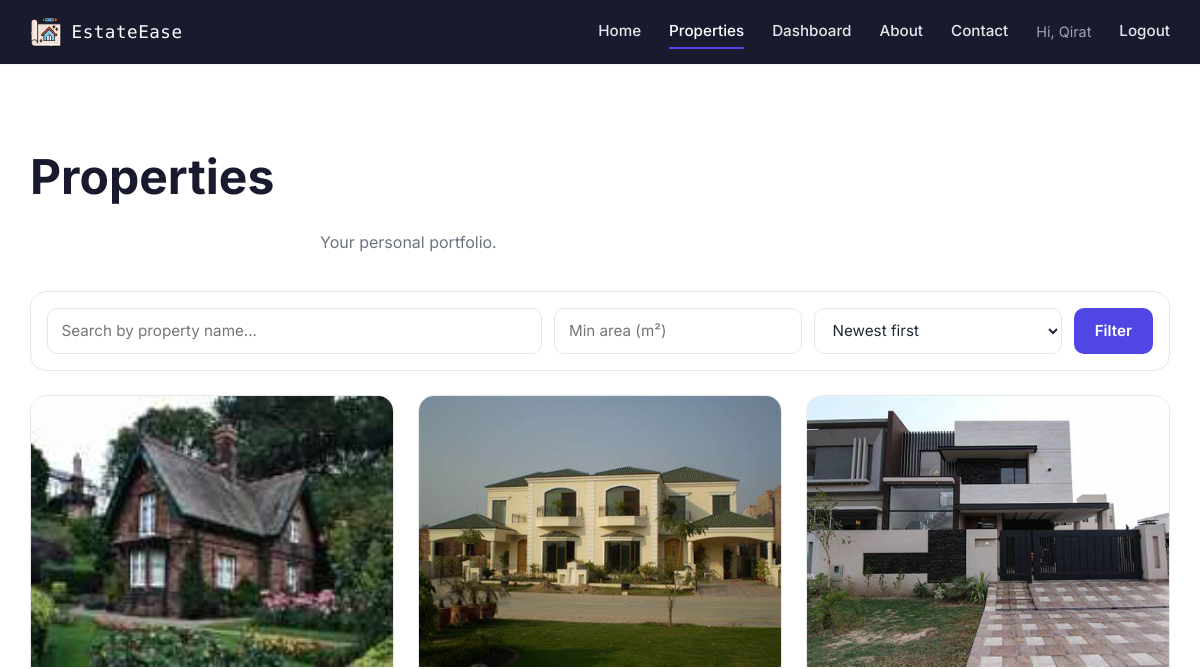
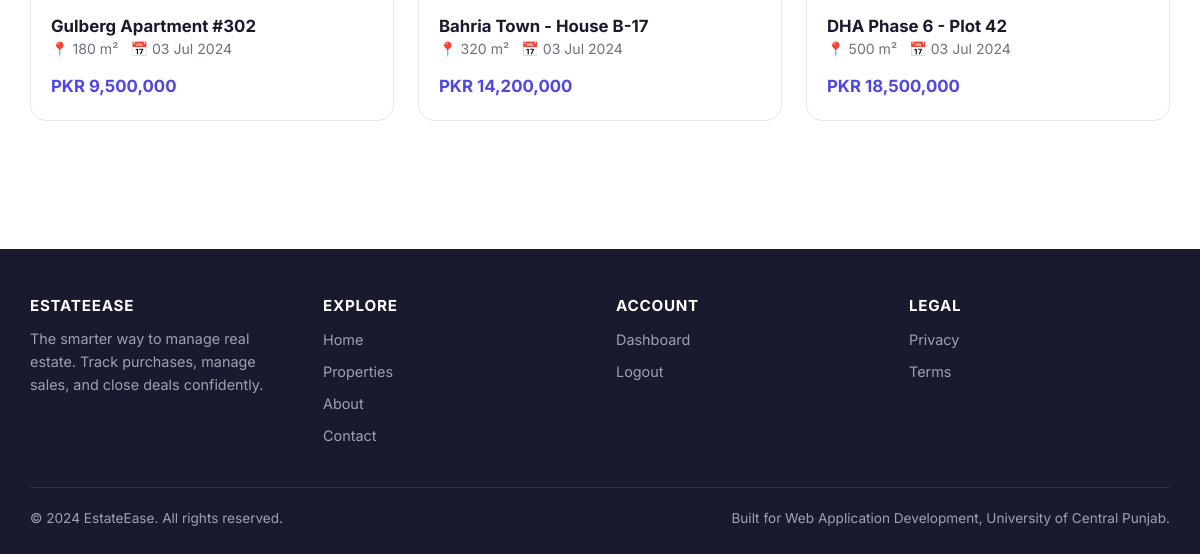
The page /app/properties.php?scope=mine (signed in) on the database as committed earlier (2 pictures, top to bottom).
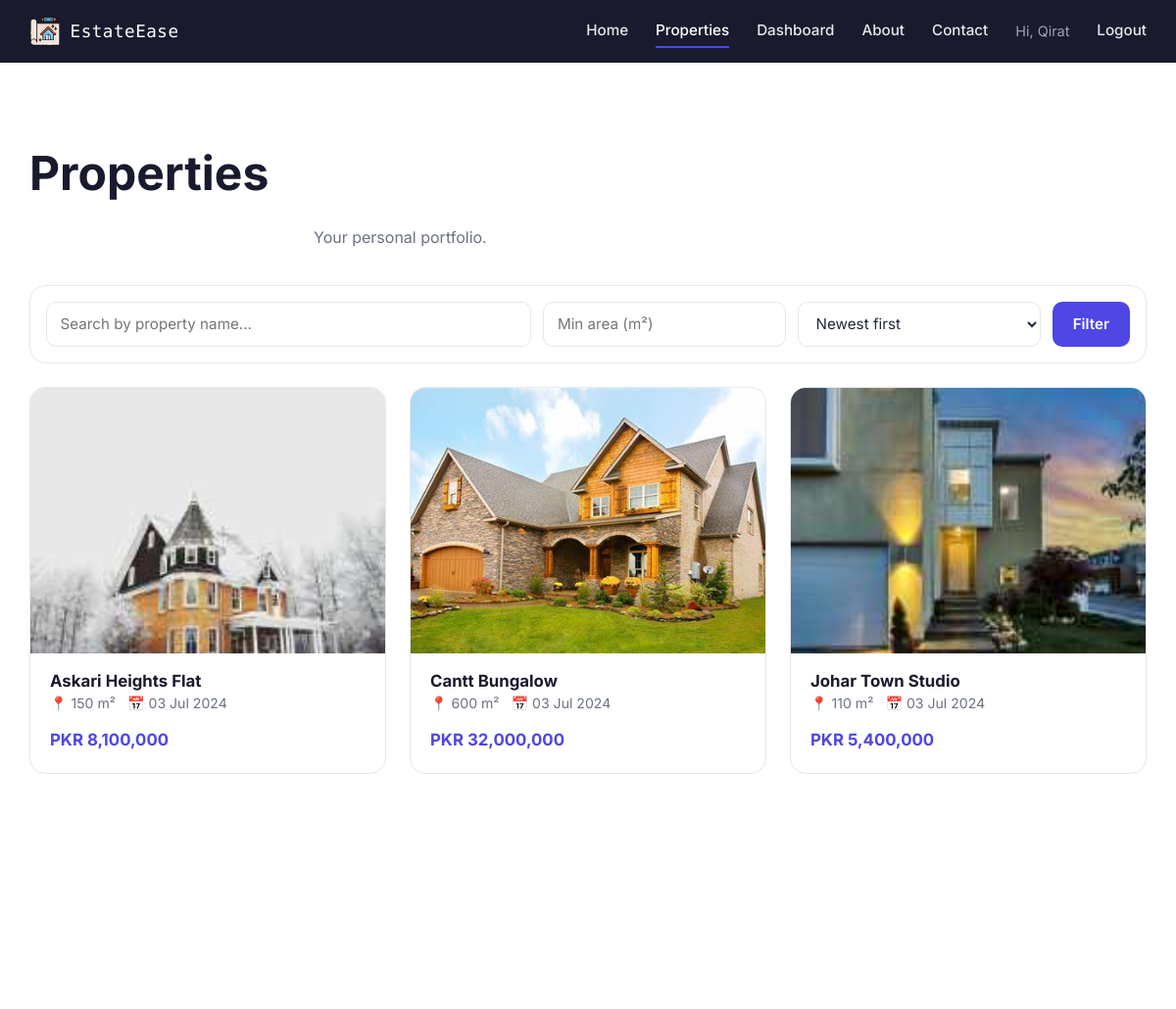
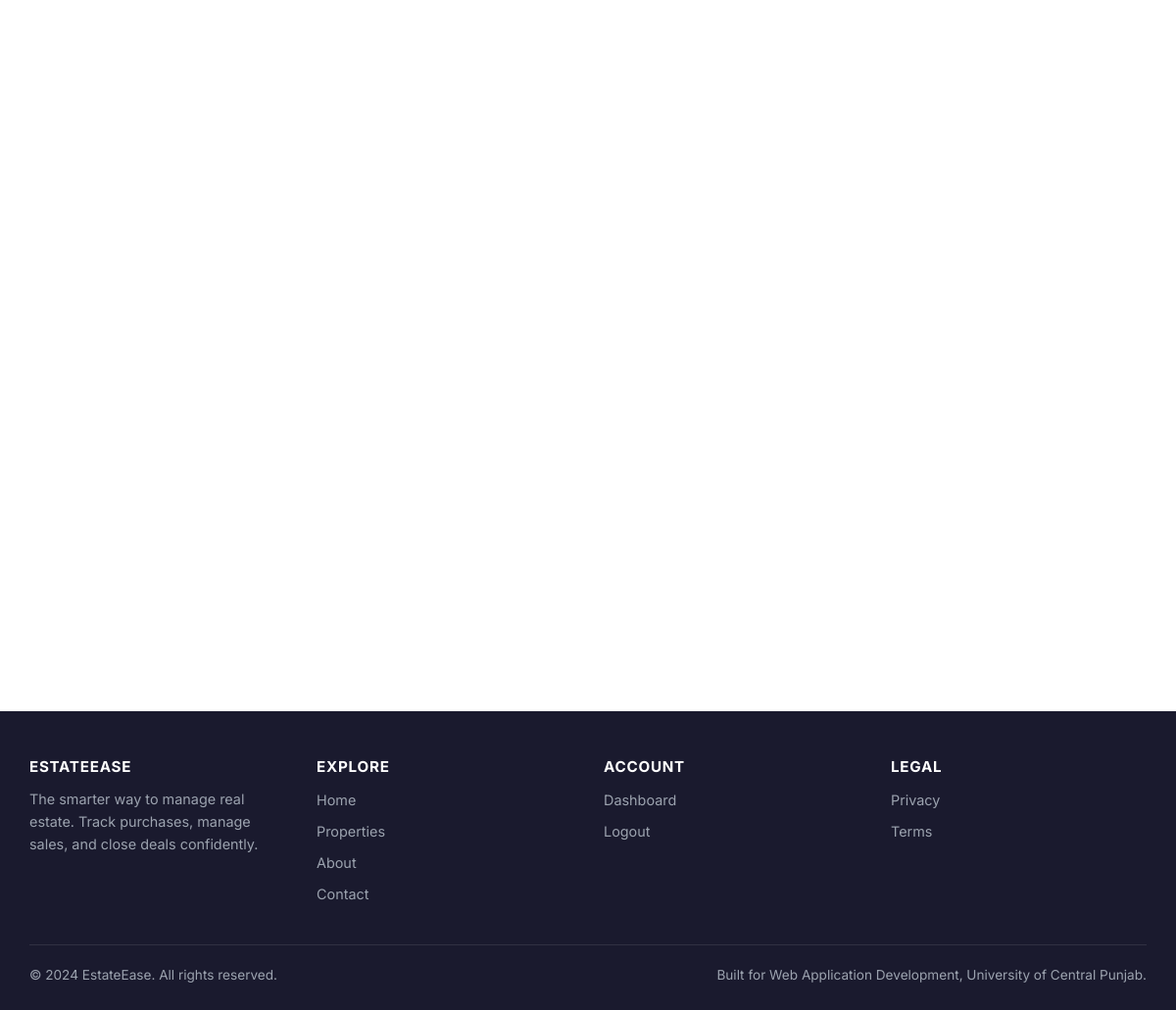
The same page on the database as committed later (2 pictures, top to bottom).
### tables this page shows
CREATE TABLE purchase (
    id             INT UNSIGNED        NOT NULL AUTO_INCREMENT,
    user_id        INT UNSIGNED        NOT NULL,
    name           VARCHAR(120)        NOT NULL,
    total_amount   DECIMAL(14, 2)      NOT NULL,
    area_sqm       INT UNSIGNED        NOT NULL,
    purchase_date  DATE                NOT NULL,
    photo          VARCHAR(255)        DEFAULT NULL,
    created_at     TIMESTAMP           NOT NULL DEFAULT CURRENT_TIMESTAMP,

    PRIMARY KEY (id),
    KEY idx_purchase_user (user_id),
    KEY idx_purchase_date (purchase_date),

    CONSTRAINT fk_purchase_user
        FOREIGN KEY (user_id) REFERENCES users (id)
        ON DELETE CASCADE ON UPDATE CASCADE,

    CONSTRAINT chk_purchase_amount CHECK (total_amount > 0),
    CONSTRAINT chk_purchase_area   CHECK (area_sqm     > 0)
);

### app/includes/helpers.php (called while the page is built, shortened)
<?php
function e(?string $value): string
{
    return htmlspecialchars((string) $value, ENT_QUOTES | ENT_SUBSTITUTE, 'UTF-8');
}
function format_money(int|float $amount, string $currency = 'PKR'): string
{
    return $currency . ' ' . number_format((float) $amount, 0);
}
function format_date(string $dateString): string
{
    $time = strtotime($dateString);
    return $time ? date('d M Y', $time) : $dateString;
}

### app/includes/auth.php (called while the page is built, shortened)
<?php
function user_id(): ?int
{
    return isset($_SESSION['user_id']) ? (int) $_SESSION['user_id'] : null;
}
function is_logged_in(): bool
{
    return user_id() !== null;
}

### app/includes/db.php (called while the page is built, shortened)
<?php
function db(): PDO
{
    static $pdo = null;
    $dsn = sprintf(
        'mysql:host=%s;port=%s;dbname=%s;charset=utf8mb4',
        DB_HOST,
        DB_PORT,
        DB_NAME
    );
    $options = [
        PDO::ATTR_ERRMODE            => PDO::ERRMODE_EXCEPTION,
        PDO::ATTR_DEFAULT_FETCH_MODE => PDO::FETCH_ASSOC,
        PDO::ATTR_EMULATE_PREPARES   => false,
    ];
    try {
        $pdo = new PDO($dsn, DB_USER, DB_PASS, $options);
    } catch (PDOException $e) {
        error_log('DB connection failed: ' . $e->getMessage());
        http_response_code(503);
        die('Database unavailable. Check app/includes/config.php credentials.');
    }
    return $pdo;
}
function db_fetch_all(string $sql, array $params = []): array
{
    $stmt = db()->prepare($sql);
    $stmt->execute($params);
    return $stmt->fetchAll();
}

### app/properties.php (the view, shortened to what this page needs)
<?php
$scope     = $_GET['scope'] ?? 'all';
$search    = trim((string) ($_GET['q'] ?? ''));
$minArea   = (int) ($_GET['min_area'] ?? 0);
$sort      = $_GET['sort'] ?? 'recent';
$where   = [];
$params  = [];
if ($scope === 'mine' && is_logged_in()) {
    $where[]          = 'user_id = :uid';
    $params[':uid']   = (int) user_id();
}
$sortSql = match ($sort) {
    'price_asc'  => 'total_amount ASC',
    'price_desc' => 'total_amount DESC',
    'area_desc'  => 'area_sqm DESC',
    default       => 'id DESC',
};
$sql = 'SELECT id, name, area_sqm, total_amount, photo, created_at FROM purchase';
if ($where) {
    $sql .= ' WHERE ' . implode(' AND ', $where);
}
$sql .= ' ORDER BY ' . $sortSql . ' LIMIT 60';
try {
    $rows = db_fetch_all($sql, $params);
} catch (Throwable $e) {
    $rows = [];
    flash_set('error', 'Could not load properties. Did you run database/schema.sql?');
}
$active     = 'properties';
include __DIR__ . '/includes/header.php';
?>
<section class="section">
    <div class="container">
        <div class="section-heading section-heading--left">
            <h1>Properties</h1>
            <p><?= $scope === 'mine' ? 'Your personal portfolio.' : 'All listings across the portal.' ?></p>
        </div>
        <form class="filter-bar" method="get" action="properties.php">
            <input class="form__input" type="search" name="q" placeholder="Search by property name..."
                   value="<?= e($search) ?>">
            <input class="form__input" type="number" name="min_area" placeholder="Min area (m&#178;)"
                   value="<?= $minArea > 0 ? (int) $minArea : '' ?>">
            <select class="form__select" name="sort">
                <option value="recent"     <?= $sort === 'recent'     ? 'selected' : '' ?>>Newest first</option>
            </select>
            <button class="btn btn--primary" type="submit">Filter</button>
        </form>
        <?php if (!$rows): ?>
            <div class="empty-state">
                <p>No properties matched your filters.</p>
                <?php if (is_logged_in()): ?>
                    <a class="btn btn--primary mt-2" href="add_purchase.php">Add your first property</a>
                <?php else: ?>
                    <a class="btn btn--primary mt-2" href="signup.php">Create an account to add listings</a>
                <?php endif; ?>
            </div>
        <?php else: ?>
            <div class="grid grid--cards">
                <?php foreach ($rows as $row): ?>
                    <article class="card">
                        <div class="card__media">
                            <?php $photo = $row['photo'] ? UPLOAD_URL . '/' . e($row['photo']) : 'assets/images/placeholder.svg'; ?>
                            <img src="<?= $photo ?>" alt="<?= e($row['name']) ?>" loading="lazy">
                        </div>
                        <div class="card__body">
                            <h3 class="card__title"><?= e($row['name']) ?></h3>
                            <div class="card__meta">
                                <span>&#128205; <?= (int) $row['area_sqm'] ?> m&#178;</span>
                                <span>&#128197; <?= e(format_date($row['created_at'])) ?></span>
                            </div>
                            <div class="card__price"><?= e(format_money((float) $row['total_amount'])) ?></div>
                        </div>
                    </article>
                <?php endforeach; ?>
            </div>
        <?php endif; ?>
    </div>
</section>
<?php include __DIR__ . '/includes/footer.php'; ?>

### app/includes/header.php (shortened to what this page needs)
<?php
$active     = $active     ?? '';
?>
<!DOCTYPE html>
<html lang="en">
<head>
    <link rel="stylesheet" href="assets/css/styles.css">
</head>
<body>
<header class="navbar">
    <div class="container navbar__inner">
        <a class="brand" href="index.php">
            <img src="assets/images/logo.svg" alt="<?= e(APP_NAME) ?> logo" class="brand__logo">
            <span class="brand__name"><?= e(APP_NAME) ?></span>
        </a>
        <nav class="nav__links" id="primary-nav">
            <a href="index.php"      class="<?= $active === 'home'       ? 'is-active' : '' ?>">Home</a>
            <a href="properties.php" class="<?= $active === 'properties' ? 'is-active' : '' ?>">Properties</a>
            <?php if (is_logged_in()): ?>
                <a href="dashboard.php"  class="<?= $active === 'dashboard'  ? 'is-active' : '' ?>">Dashboard</a>
            <?php endif; ?>
            <a href="about.php"      class="<?= $active === 'about'      ? 'is-active' : '' ?>">About</a>
            <a href="contact.php"    class="<?= $active === 'contact'    ? 'is-active' : '' ?>">Contact</a>
            <?php if (is_logged_in()): ?>
                <span class="muted" style="color:#9ca3af;font-size:0.9rem;">Hi, <?= e($_SESSION['first_name'] ?? 'there') ?></span>
                <a href="actions/logout.php" class="nav__cta">Logout</a>
            <?php else: ?>
                <a href="login.php" class="btn btn--ghost btn--sm nav__cta">Sign In</a>
            <?php endif; ?>
        </nav>
    </div>
</header>
<main>
    <div class="container" style="padding-top:1.25rem;">
    </div>

### app/includes/footer.php (shortened to what this page needs)
</main>
<footer class="footer">
    <div class="container">
        <div class="footer__cols">
            <div>
                <h4><?= e(APP_NAME) ?></h4>
                <p class="muted" style="color:#9ca3af;font-size:0.9rem;">
                    <?= e(APP_TAGLINE) ?>. Track purchases, manage sales, and close deals confidently.
                </p>
            </div>
            <div>
                <h4>Explore</h4>
                <ul>
                    <li><a href="index.php">Home</a></li>
                    <li><a href="properties.php">Properties</a></li>
                    <li><a href="about.php">About</a></li>
                    <li><a href="contact.php">Contact</a></li>
                </ul>
            </div>
            <div>
                <h4>Account</h4>
                <ul>
                    <?php if (is_logged_in()): ?>
                        <li><a href="dashboard.php">Dashboard</a></li>
                        <li><a href="actions/logout.php">Logout</a></li>
                    <?php else: ?>
                        <li><a href="login.php">Sign In</a></li>
                        <li><a href="signup.php">Register</a></li>
                        <li><a href="forgot_password.php">Forgot password</a></li>
                    <?php endif; ?>
                </ul>
            </div>
            <div>
                <h4>Legal</h4>
                <ul>
                    <li><a href="privacy.php">Privacy</a></li>
                    <li><a href="terms.php">Terms</a></li>
                </ul>
            </div>
        </div>
        <div class="footer__bottom">
            <span>&copy; <?= date('Y') ?> <?= e(APP_NAME) ?>. All rights reserved.</span>
            <span>Built for Web Application Development, University of Central Punjab.</span>
        </div>
    </div>
</footer>
</body>
</html>

Rows that differ between the two databases and show on the page:
no longer on this page (row unchanged): purchase: photo (picture), name "Gulberg Apartment #302", area_sqm "180", created_at "03 Jul 2024", total_amount "PKR 9,500,000"
no longer on this page (row unchanged): purchase: photo (picture), name "Bahria Town - House B-17", area_sqm "320", created_at "03 Jul 2024", total_amount "PKR 14,200,000"
no longer on this page (row unchanged): purchase: photo (picture), name "DHA Phase 6 - Plot 42", area_sqm "500", created_at "03 Jul 2024", total_amount "PKR 18,500,000"
now on this page (row edited): purchase: photo (picture), name "Askari Heights Flat", area_sqm "150", created_at "03 Jul 2024", total_amount "PKR 8,100,000"
now on this page (row edited): purchase: photo (picture), name "Cantt Bungalow", area_sqm "600", created_at "03 Jul 2024", total_amount "PKR 32,000,000"
now on this page (row edited): purchase: photo (picture), name "Johar Town Studio", area_sqm "110", created_at "03 Jul 2024", total_amount "PKR 5,400,000"
